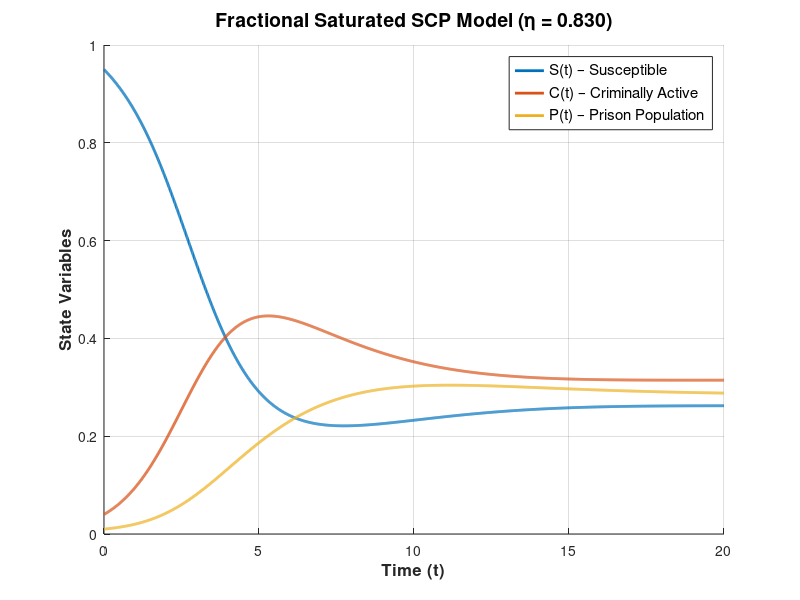

The MATLAB source for this figure: (Note: this script raises an error after producing the figure.)
clc; clear; close all;

% ================================================================
% Fractional RK-2 Simulation for Saturated SCP Crime Model
% ================================================================

% ----------------------------
% Numerical parameters
% ----------------------------
h   = 0.01;        % time step
T   = 20;          % final time
N   = round(T/h);  % number of steps
t   = 0:h:T;       % time grid

% ----------------------------
% Trained fractional order
% ----------------------------
eta = 0.830094;
gamma_eta = gamma(eta + 1);

% ----------------------------
% Trained model parameters
% ----------------------------
A0 = 0.060090;
alpha = 0.699931;
l = 0.090095;
delta0 = 0.069906;
delta1 = 0.029904;
lam = 1.600093;
beta = 0.200079;
gamma_ = 0.300003;
% ----------------------------
% Saturated incidence function
% ----------------------------
Incidence = @(S,C) (alpha .* S .* C) ./ ...
                   (1 + beta.*S + gamma_.*C);

% ----------------------------
% RHS of fractional SCP model
% ----------------------------
dS = @(S,C,P) A0 ...
              - Incidence(S,C) ...
              + delta1 .* P ...
              - delta0 .* S;

dC = @(S,C)   Incidence(S,C) ...
              - l .* C ...
              - delta0 .* C;

dP = @(C,P)   l .* C ...
              - (delta0 + delta1) .* P;

% ----------------------------
% Initial conditions
% ----------------------------
S = zeros(1, N+1);
C = zeros(1, N+1);
P = zeros(1, N+1);

S(1) = 0.95;
C(1) = 0.04;
P(1) = 0.01;

% ----------------------------
% Fractional RK-2 Integration
% ----------------------------
for k = 1:N

    % ---- k1 ----
    k1S = dS(S(k), C(k), P(k));
    k1C = dC(S(k), C(k));
    k1P = dP(C(k), P(k));

    % ---- Midpoint ----
    S_mid = S(k) + 0.5 * (h^eta)/gamma_eta * k1S;
    C_mid = C(k) + 0.5 * (h^eta)/gamma_eta * k1C;
    P_mid = P(k) + 0.5 * (h^eta)/gamma_eta * k1P;

    % ---- k2 ----
    k2S = dS(S_mid, C_mid, P_mid);
    k2C = dC(S_mid, C_mid);
    k2P = dP(C_mid, P_mid);

    % ---- Update ----
    S(k+1) = S(k) + (h^eta)/gamma_eta * k2S;
    C(k+1) = C(k) + (h^eta)/gamma_eta * k2C;
    P(k+1) = P(k) + (h^eta)/gamma_eta * k2P;
end

% ----------------------------
% Plot results
% ----------------------------
figure('Color','w'); hold on; grid on;

plot(t, S, 'LineWidth',2, 'Color',[0 0.447 0.741]);
plot(t, C, 'LineWidth',2, 'Color',[0.850 0.325 0.098]);
plot(t, P, 'LineWidth',2, 'Color',[0.929 0.694 0.125]);

xlabel('Time (t)','FontSize',12,'FontWeight','bold');
ylabel('State Variables','FontSize',12,'FontWeight','bold');

title(sprintf('Fractional Saturated SCP Model (\\eta = %.3f)', eta), ...
      'FontSize',14,'FontWeight','bold');

legend({'S(t) – Susceptible', ...
        'C(t) – Criminally Active', ...
        'P(t) – Prison Population'}, ...
        'Location','best','FontSize',11);

xlim([0 T]);
ylim([0 max([S C P],[],'all')*1.1]);
